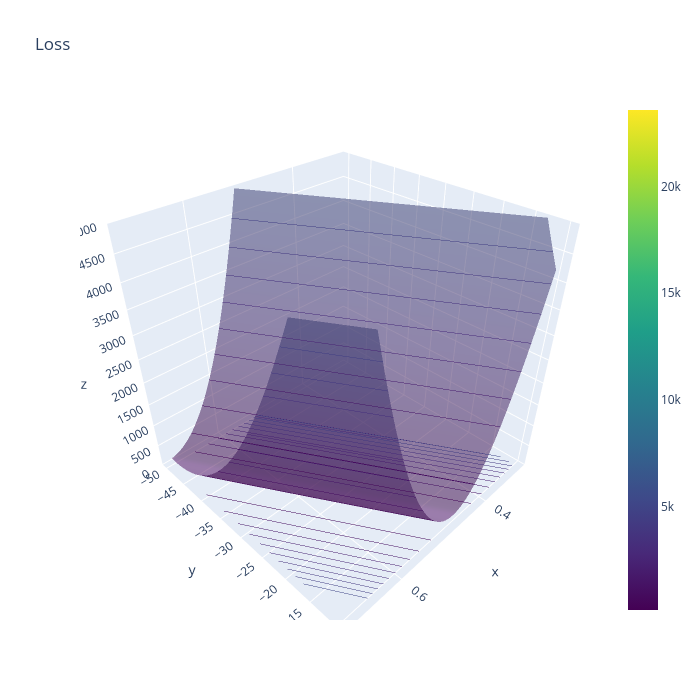

This figure's notebook cell:
### Code cell
import plotly.graph_objects as go

fig = go.Figure(data=[go.Surface(x=a, y=b, z=L, colorscale="viridis", opacity=0.5)])
fig.update_traces(
    contours_z=dict(
        show=True, usecolormap=True, highlightcolor="limegreen", project_z=True
    )
)
fig.update_layout(
    title="Loss",
    width=700,
    height=700,
    scene=dict(zaxis=dict(nticks=20, range=[0, 5000])),
)
